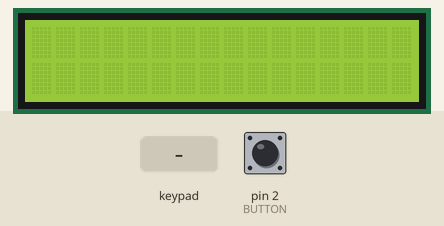
Simulated run of this program. Board: Arduino Uno, built with avr-gcc and run on an emulated ATmega328P. On the bench: 16×2 character LCD. The test bench sets the inputs (shaded band); at power-on: pin 2 (BUTTON) LOW.

Above: at 1.2 s.
1.3 s: keypad keys 1 3 1 2 1 1 1 0 pressed 0.4 s apart
At 5.4 s:
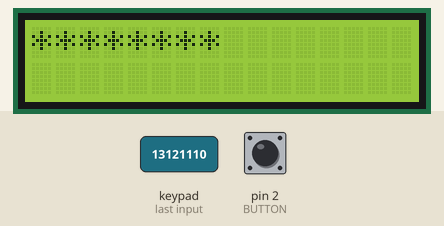
6.0 s: pin 2 (BUTTON) pulled HIGH for 0.15 s
At 6.6 s:
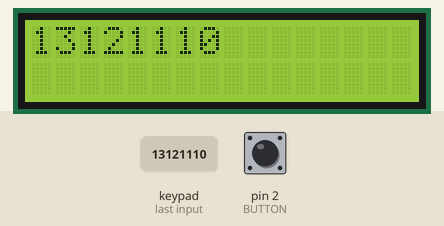
7.6 s: key '*' pressed
At 8.0 s:
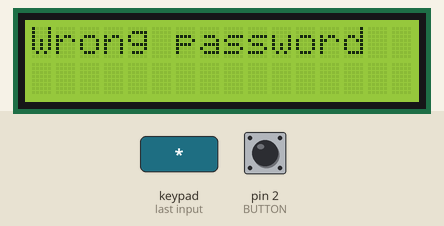
10.1 s: keypad keys 1 2 8 9 * pressed 0.4 s apart
At 12.5 s:
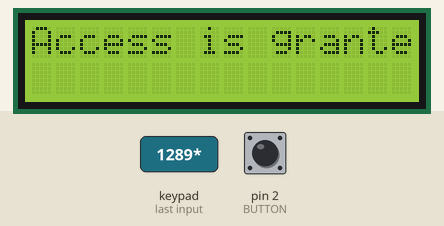
14.2 s: pin 2 (BUTTON) pulled HIGH for 1 s
At 15.2 s:
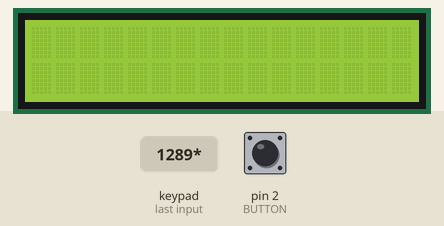
16.7 s: key '1' pressed
At 17.2 s:
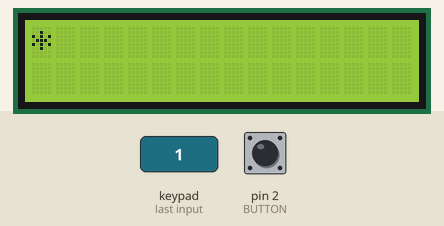
Timing chart, 0 to 19.2 s (numbered marks = the images above; inputs shaded):
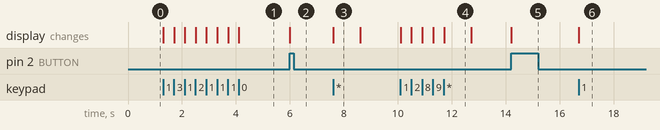

Measured:
- after the input at 1.3 s, the display: first changes at once (image 1 shows a later state)
- after the input at 6.0 s, the display: changes at once (image 2)
- after the input at 7.6 s, the display: changes at once (image 3)
- after the input at 10.1 s, the display: first changes at once (image 4 shows a later state)
- after the input at 16.7 s, the display: changes at once (image 6)
- what the display in image 3 shows lasts 1.0 s, from 7.6 s to 8.6 s

The program:

main.cpp
```cpp
#include <Arduino.h>
#include <LiquidCrystal.h>
#include <Keypad.h>

#define BUTTON 2

const byte ROWS = 4; //four rows
const byte COLS = 3; //three columns
char keys[ROWS][COLS] = {
{'1','2','3'},
{'4','5','6'},
{'7','8','9'},
{'*','0','#'}
};
byte rowPins[ROWS] = {13, 12, 11, 10};
byte colPins[COLS] = {9, 8, 7};

const int rs = 5, en = 4, d4 = 6, d5 = 3, d6 = 1, d7 = 0;
LiquidCrystal lcd(rs, en, d4, d5, d6, d7);

Keypad kpd = Keypad( makeKeymap(keys), rowPins, colPins, ROWS, COLS );

String password;
String enteredPassword;
String secretPassword;

volatile bool showPassword = false;
volatile bool showOnLCD = false;

void button_intr_handle(void) {
  showPassword = !showPassword;
  showOnLCD = true;
}

int getKeyPadValue() {
   if (kpd.getKeys())
    {
        for (int i=0; i<LIST_MAX; i++)
        {
            if ( kpd.key[i].stateChanged && kpd.key[i].kstate == PRESSED )
            {
              return kpd.key[i].kchar;
            }
        }
    }
    return -1;
}

void setInitialValues() {
  password = "1289";
  enteredPassword = "";
  secretPassword = "";
}

void showValueOnLCD(){
  lcd.clear();
  if (showPassword) {
    lcd.println(enteredPassword);
  } else {
    lcd.println(secretPassword);
  }
}

void setup() {
  lcd.begin(16, 2);
  setInitialValues();
  pinMode(BUTTON, INPUT);
  attachInterrupt(digitalPinToInterrupt(BUTTON), button_intr_handle, RISING);
}

void loop() {
   int value;
   if((value = getKeyPadValue()) != -1) {
     if(value >= '0' && value <= '9') {
       enteredPassword += (value - '0');
       secretPassword += "*";
       showOnLCD = true;
     }
     else if (value == '*') {
       lcd.clear();
       if (enteredPassword == password)
       {
         lcd.println("Access is granted");
       } else {
          lcd.println("Wrong password");
       }
       delay(1000);
       lcd.clear();
       setInitialValues();
     }
     else if (value == '#') {
       enteredPassword.remove(enteredPassword.length() - 1);
       secretPassword.remove(secretPassword.length() - 1);
       showOnLCD = true;
     }
   }
   if(showOnLCD) {
       showValueOnLCD();
       showOnLCD = false;
   }
}
```
